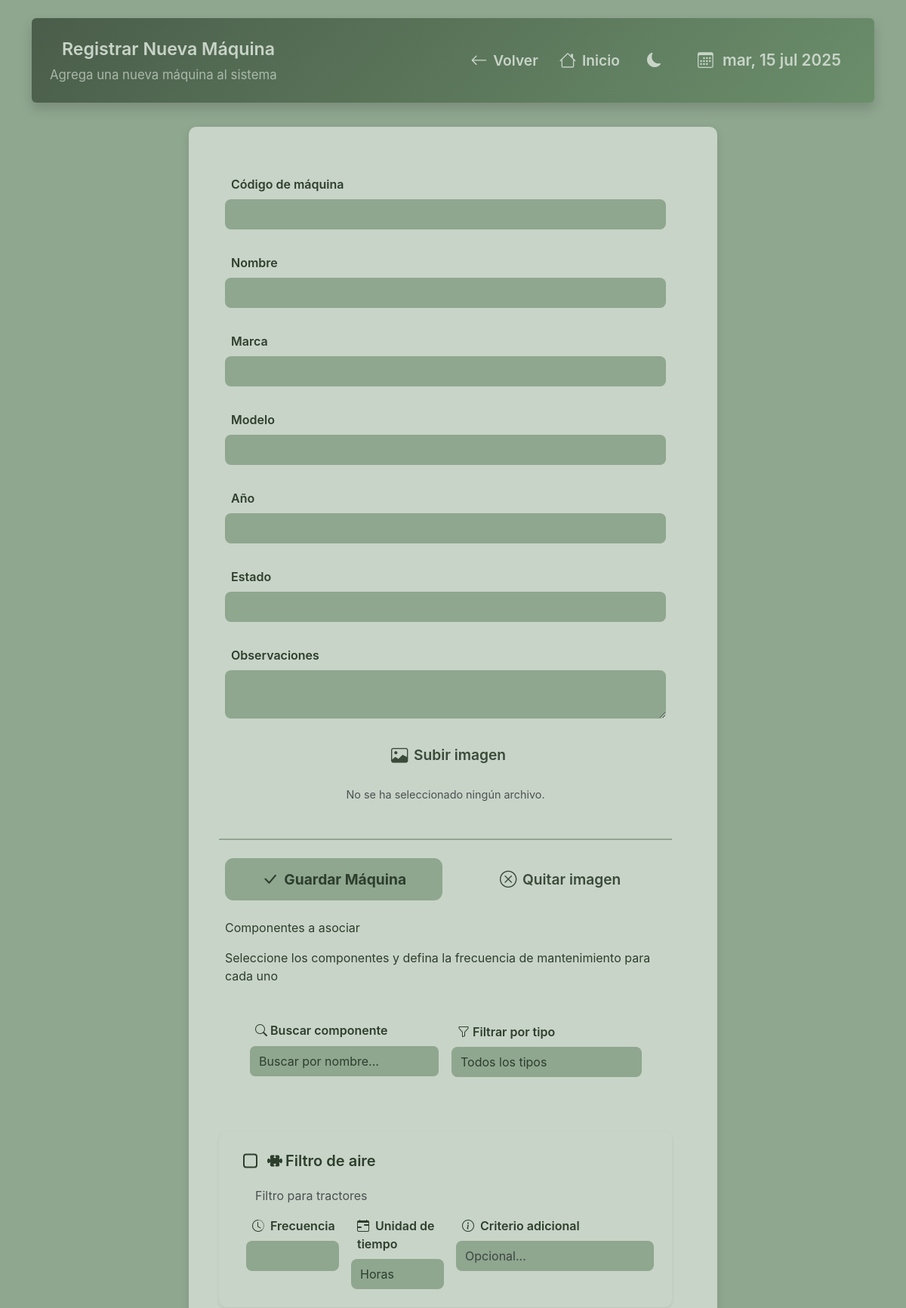
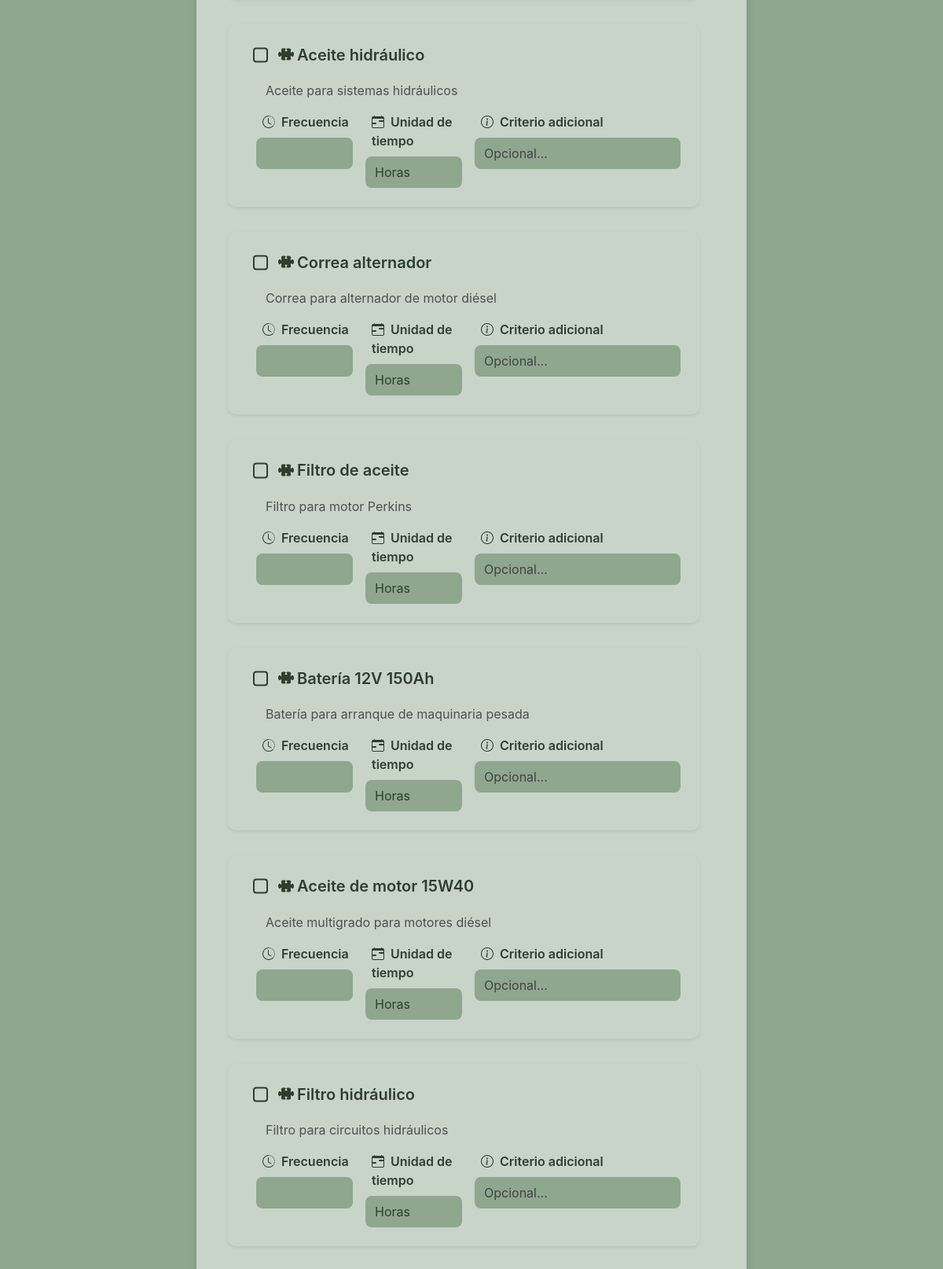
The page /maquina/agregar (upper part) on the database its author committed (2 pictures, top to bottom).
### sistema_gestion_agricola/models/componente.py (models this page shows)
class Componente(db.Model):
    __tablename__ = 'componentes'
    ID = db.Column(db.Integer, primary_key=True, autoincrement=True)
    ID_Componente = db.Column(db.String, unique=True)
    Nombre = db.Column(db.String, nullable=False)
    Descripcion = db.Column(db.String)
    Tipo = db.Column(db.String)
    Foto = db.Column(db.String)
    Marca = db.Column(db.String)
    Modelo = db.Column(db.String)
    Precio = db.Column(db.Float)

### sistema_gestion_agricola/routes/maquinas.py (the view, shortened to what this page needs)
@maquinas_bp.route('/agregar', methods=['GET', 'POST'])
def agregar_maquina():
    from werkzeug.utils import secure_filename
    from flask import current_app
    import os
    conn = get_db_connection()
    componentes = conn.execute('SELECT * FROM componentes').fetchall()
    conn.close()
    return render_template('maquinas/agregar.html', componentes=componentes)

### sistema_gestion_agricola/utils/db.py (called while the page is built)
def get_db_connection():
    conn = sqlite3.connect('sistema_gestion_agricola.db', timeout=10)
    conn.row_factory = sqlite3.Row
    return conn

### sistema_gestion_agricola/templates/maquinas/agregar.html (shortened to what this page needs)
{% extends "base.html" %}
{% block content %}
<div class="page-wrapper">
    <div class="dashboard-header hidden-item p-4 shadow rounded">
        <div class="header-topbar">
            <div class="header-title">
                <h2 class="section-title"> Registrar Nueva Máquina</h2>
                <p class="section-subtitle d-none d-md-block opacity-75">Agrega una nueva máquina al sistema</p>
            </div>
            <div class="header-controls">
                <a href="{{ url_for('maquinas.listar_maquinas') }}"
                    class="btn btn-outline-primary btn-sm  ms-auto">
                    <i class="bi bi-arrow-left"></i>
                    <span class="d-none d-md-block d-md-inline">Volver</span>
                </a>
                <a href="{{ url_for('index') }}"
                    class="btn btn-outline-primary btn-sm">
                    <i class="bi bi-house"></i>
                    <span class="d-none d-md-block d-md-inline">Inicio</span>
                </a>
                <button class="theme-toggle" id="themeToggle">
                    <i class="bi bi-moon-fill" id="themeIcon"></i>
                </button>
                <div class="calendar-badge fs-6 d-none d-lg-block">
                    <i class="bi bi-calendar3"></i> <span id="current-date"></span>
                </div>
            </div>
        </div>
    </div>
    <div class="card-section hidden-item mb-4 mx-auto" style="max-width: 700px;">
        <div class="mt-0 card-section hidden-item" style="box-shadow: none; max-width: 650px;">
        <form method="POST" enctype="multipart/form-data" novalidate
            class="mt-0 hidden-item row g-3 needs-validation">
            <div class="mb-3">
                <label for="codigo" class="form-label">Código de máquina</label>
                <input type="text" name="codigo" id="codigo" class="form-control" required>
            </div>
            <div class="mb-3">
                <label for="nombre" class="form-label">Nombre</label>
                <input type="text" name="nombre" id="nombre" class="form-control" required>
            </div>
            <div class="mb-3">
                <label for="marca" class="form-label">Marca</label>
                <input type="text" name="marca" id="marca" class="form-control">
            </div>
            <div class="mb-3">
                <label for="modelo" class="form-label">Modelo</label>
                <input type="text" name="modelo" id="modelo" class="form-control">
            </div>
            <div class="mb-3">
                <label for="anio" class="form-label">Año</label>
                <input type="number" name="anio" id="anio" class="form-control">
            </div>
            <div class="mb-3">
                <label for="estado" class="form-label">Estado</label>
                <input type="text" name="estado" id="estado" class="form-control">
            </div>
            <div class="mb-3">
                <label for="observaciones" class="form-label">Observaciones</label>
                <textarea name="observaciones" id="observaciones" class="form-control"></textarea>
            </div>
            <div class="custom-file-upload mb-3">
                <label for="foto" class="btn btn-outline-secondary">
                    <i class="bi bi-image"></i> Subir imagen
                </label>
                <div id="file-name" class="file-name-preview mt-2 text-muted small">
                    {% if maquina and maquina.Foto %}
                        Imagen actual: {{ maquina.Foto }}
                    {% else %}
                        No se ha seleccionado ningún archivo.
                    {% endif %}
                </div>
            </div>
            <div class="d-flex gap-3 mt-2 pt-2 custom-border justify-content-center">
                <button type="submit" class="btn btn-agri-primary w-100" style="border: transparent;">
                    <i class="bi bi-check-lg"></i> Guardar Máquina
                </button>
                <button type="button" id="clearImage" class="btn btn-sm btn-outline-tertiary w-100 mt-2" style="border: transparent;">
                    <i class="bi bi-x-circle"></i> Quitar imagen
                </button>
            </div>
            <h4 class="mt-4">Componentes a asociar</h4>
            <p>Seleccione los componentes y defina la frecuencia de mantenimiento para cada uno</p>
            <div class="card-section hidden-item mb-4" style="padding: 2rem 2.5rem; box-shadow: none;">
                <div class="row g-3 align-items-end">
                    <div class="col-md-6">
                    <label for="searchInput" class="form-label">
                        <i class="bi bi-search"></i> Buscar componente
                    </label>
                    <input type="text"
                        class="form-control"
                        id="searchInput"
                        placeholder="Buscar por nombre...">
                    </div>
                    <div class="col-md-6">
                    <label for="filterType" class="form-label">
                        <i class="bi bi-funnel"></i> Filtrar por tipo
                    </label>
                    <select class="form-select" id="filterType">
                        <option value="">Todos los tipos</option>
                    </select>
                    </div>
                </div>
            </div>
            {% for c in componentes %}
            <div class="card-section shadow-sm mb-3 hidden-item clickable-card"
                data-name="{{ c.Nombre|lower }}"
                data-description="{{ c.Descripcion|lower }}"
                data-type="{{ c.Tipo|lower if c.Tipo else '' }}">
                <div class="card-body d-flex flex-column">
                    <div class="custom-checkbox-wrapper d-flex align-items-center gap-2 mb-2">
                    <label for="comp_{{ c.ID }}"
                        class="custom-checkbox-label fw-semibold fs-5">
                        <i class="bi bi-puzzle-fill me-1"></i>
                        {{ c.Nombre }}
                    </label>
                    </div>
                    <p class="text-muted mb-3 ms-4">
                    {{ c.Descripcion or "Sin descripción" }}
                    </p>
                    <div class="row g-3 ms-1">
                    <div class="col-md-3">
                        <label for="frecuencia_{{ c.ID }}" class="form-label">
                        <i class="bi bi-clock-history me-1"></i> Frecuencia
                        </label>
                        <input type="number"
                            name="frecuencia_{{ c.ID }}"
                            id="frecuencia_{{ c.ID }}"
                            class="form-control"
                            min="1">
                    </div>
                    <div class="col-md-3">
                        <label for="unidad_{{ c.ID }}" class="form-label">
                        <i class="bi bi-calendar-range me-1"></i> Unidad de tiempo
                        </label>
                        <select name="unidad_{{ c.ID }}"
                                id="unidad_{{ c.ID }}"
                                class="form-select">
                        <option value="horas">Horas</option>
                        </select>
                    </div>
                    <div class="col-md-6">
                        <label for="criterio_{{ c.ID }}" class="form-label">
                        <i class="bi bi-info-circle me-1"></i> Criterio adicional
                        </label>
                        <input type="text"
                            name="criterio_{{ c.ID }}"
                            id="criterio_{{ c.ID }}"
                            class="form-control"
                            placeholder="Opcional...">
                    </div>
                    </div>
                </div>
            </div>
            {% endfor %}
        </form>
    </div>
</div>
{% endblock %}

### sistema_gestion_agricola/static/css/base.css (style rules this page uses)
html, body, div, span, applet, object, iframe, h1, h2, h3, h4, h5, h6, p, blockquote, pre, a, abbr, acronym, address, big, cite, code, del, dfn, em, img, ins, kbd, q, s, samp, small, strike, strong, sub, sup, tt, var, b, u, i, center, dl, dt, dd, ol, ul, li, fieldset, form, label, legend, table, caption, tbody, tfoot, thead, tr, th, td, article, aside, canvas, details, embed, figure, figcaption, footer, header, hgroup, menu, nav, output, ruby, section, summary, time, mark, audio, video { margin: 0; padding: 0; border: 0; font-size: 100%; font: inherit; vertical-align: baseline; box-sizing: border-box; }
body { line-height: 1.5; font-family: 'Inter', 'Segoe UI', Arial, sans-serif; background: var(--bg-color); color: var(--text-color); min-height: 100vh; -webkit-font-smoothing: antialiased; -moz-osx-font-smoothing: grayscale; transition: var(--transition); }
a { color: var(--agri-green, #388e3c); text-decoration: none; transition: color 0.2s; }
input, select, textarea, button { font-family: inherit; font-size: 1rem; border-radius: 6px; border: 1px solid var(--border-color, #e9ecef); padding: 0.5em 0.75em; outline: none; transition: border-color 0.2s, box-shadow 0.2s; }
button { cursor: pointer; border: none; background: none; }
.mt-2 { margin-top: 1rem !important; }
.mb-2 { margin-bottom: 1rem !important; }
.w-100 { width: 100% !important; }
.h-100 { height: 100% !important; }
.d-flex { display: flex !important; }
.flex-column { flex-direction: column !important; }
.align-items-center { align-items: center !important; }
.justify-content-center { justify-content: center !important; }
.gap-2 { gap: 1rem !important; }
*, *::before, *::after { box-sizing: border-box; }

### sistema_gestion_agricola/static/css/theme.css (style rules this page uses)
:root { --agri-green-primary: #6b8e6b; --agri-green-secondary: #8fa68f; --agri-green-tertiary: #a8bba8; --agri-green-dark: #4a5d4a; --agri-green-darker: #3a4a3a; --agri-green-light: #e8f0e8; --agri-green-muted: #c8d4c8; --card-bg: var(--agri-green-primary); --text-color: #2d3e2d; --radius: 8px; --transition: all 0.3s cubic-bezier(.4,2,.6,1); --hover-bg: var(--agri-green-tertiary); --btn-primary: var(--agri-green-primary); --btn-primary-hover: var(--agri-green-tertiary); --btn-secondary: var(--agri-green-primary); --btn-secondary-hover: var(--agri-green-dark); --btn-accent: var(--agri-green-primary); --btn-accent-hover: var(--agri-green-dark); --btn-neutral: var(--agri-green-muted); --btn-neutral-hover: var(--agri-green-secondary); --btn-disabled: var(--agri-green-darker); --btn-disabled-text: var(--agri-green-muted); }
[data-bs-theme="light"] { --bg-color: var(--agri-green-secondary); --text-color: #2d3e2d; --card-bg: var(--agri-light) !important; --header-bg: linear-gradient(135deg, var(--agri-green-dark), var(--agri-green-primary)); --hover-bg: var(--agri-green-tertiary); --hover-text: var(--agri-green-darker); --agri-light: var(--agri-green-muted); --agri-dark: var(--agri-green-darker); --btn-bg-primary: var(--agri-green-secondary); --btn-text-primary: var(--agri-green-dark); --btn-border-primary: var(--agri-green-dark); --btn-bg-secondary: var(--agri-light); --btn-text-secondary: var(--agri-dark); --btn-border-secondary: var(--agri-light); --btn-bg-tertiary: var(--agri-green-muted); --btn-text-tertiary: var(--agri-green-darker); --btn-border-tertiary: var(--agri-green-darker); }
body, .card-section, .dashboard-header, .btn, .badge { transition: var(--transition); }

### sistema_gestion_agricola/static/css/custom.css (style rules this page uses)
.custom-border { border-top: 2px solid var(--agri-green-secondary) !important; }
.custom-file-upload { margin-top: 0.5rem; }
.file-name-preview { margin-top: 0.5rem; font-size: 0.9rem; color: #666; text-align: center; }

### sistema_gestion_agricola/static/css/base-card.css (style rules this page uses)
.card, .card-section, .machine-card, .component-card, .machine-detail-card, .providers-card, .compact-panel, .card.detail-card { --card-radius: 10px; --card-padding: 1.5rem; --card-shadow: 0 4px 12px rgba(0, 0, 0, 0.1); --card-gap: 1.5rem; background: var(--card-bg); border-radius: var(--card-radius); box-shadow: var(--card-shadow); padding: var(--card-padding); margin-bottom: var(--card-gap); display: flex; flex-direction: column; }

### sistema_gestion_agricola/static/css/responsive.css (style rules this page uses)
@media (min-width: 768px) { .header-title, .section-title, .section-subtitle { text-align: left; } }
@media (min-width: 768px) { .header-title { max-width: 70%; } }
@media (min-width: 768px) { .header-topbar { justify-content: space-between; } }
@media (min-width: 992px) { .calendar-badge { display: inline-flex; align-items: center; gap: 0.5rem; font-weight: 600; color: var(--text-color); } }

### rows shown on the page
Componente: Nombre "Filtro de aire", Descripcion "Filtro para tractores", ID "Horas"
Componente: Nombre "Aceite hidráulico", Descripcion "Aceite para sistemas hidráulicos", ID "Horas"
Componente: Nombre "Correa alternador", Descripcion "Correa para alternador de motor diésel", ID "Horas"
Componente: Nombre "Filtro de aceite", Descripcion "Filtro para motor Perkins", ID "Horas"
Componente: Nombre "Batería 12V 150Ah", Descripcion "Batería para arranque de maquinaria pesada", ID "Horas"
Componente: Nombre "Aceite de motor 15W40", Descripcion "Aceite multigrado para motores diésel", ID "Horas"
Componente: Nombre "Filtro hidráulico", Descripcion "Filtro para circuitos hidráulicos", ID "Horas"
